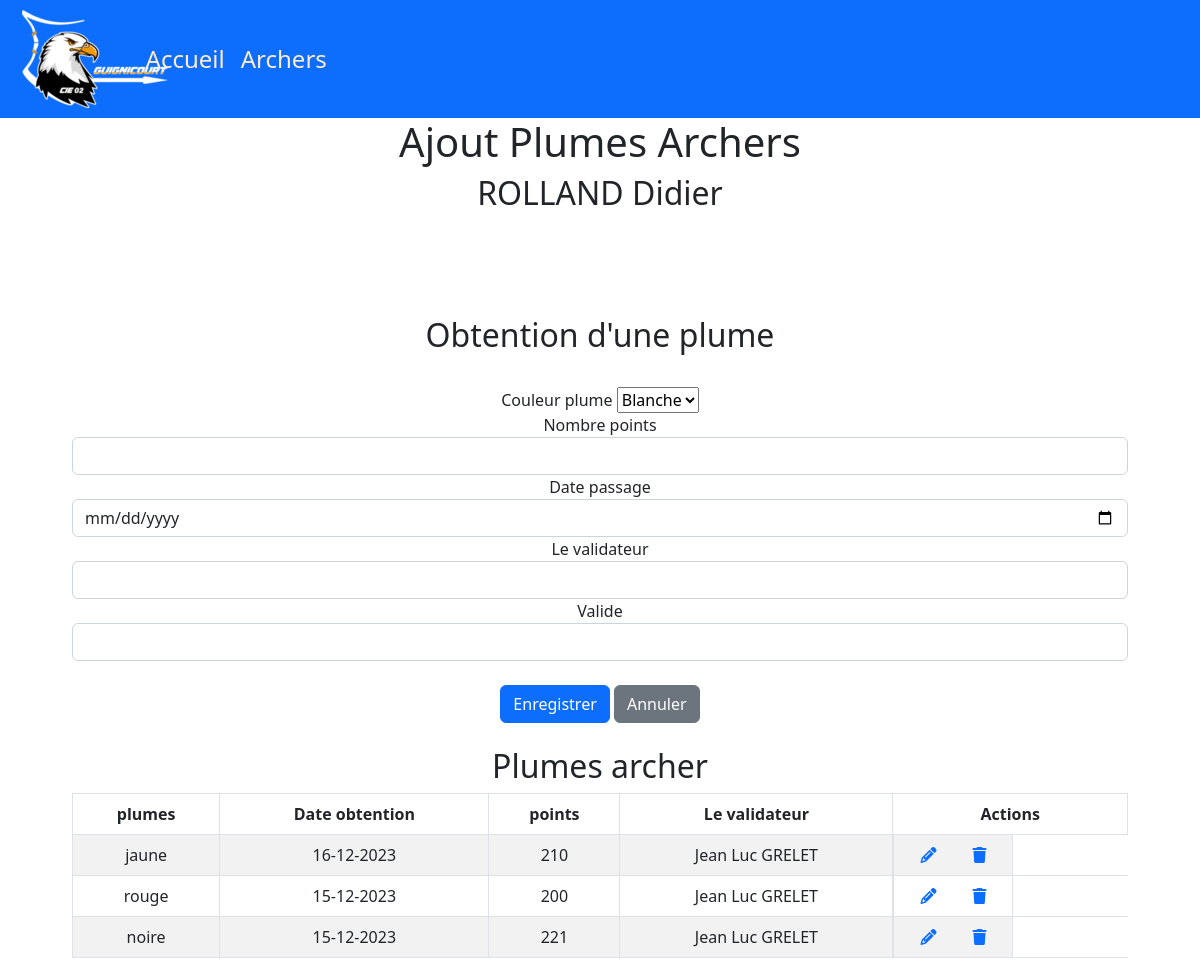
Screenshot of /admin/plumes_admin.php?id=1&nom=rolland&prenom=didier (signed in) with the database file from the repository.
### tables this page shows
CREATE TABLE IF NOT EXISTS `plumes` (
  `id` int UNSIGNED NOT NULL AUTO_INCREMENT,
  `couleur` varchar(50) NOT NULL,
  `point` int NOT NULL,
  `archers_id` int NOT NULL,
  `date` date NOT NULL,
  `valide` int NOT NULL,
  `validateur` varchar(50) NOT NULL,
  PRIMARY KEY (`id`)
);

### admin/plumes_admin.php (the view, shortened to what this page needs)
<?php
$id = $_GET['id'];
$archer = strtoupper($_GET['nom']).' ' .ucwords($_GET['prenom']);
?>
<!DOCTYPE html>
<html lang="en">
<head>
    <?php require_once '../php/menu/head.php' ?>
</head>
<body>
    <?php require_once './menu/menu_admin.php'; ?>
    <h1>Ajout Plumes Archers</h1>
    <h2><?php echo $archer  ?></h2>
    <br><br>
    <div class="wrapper">
        <div class="container-fluid">
            <div class="row">
                <div class="col-md-12">
                    <h2 class="mt-5">Obtention d'une plume</h2><br>
                    <form method="post" enctype="multipart/form-data">
                        <div class="form-group">
                            <label>Couleur plume</label>
                            <select name="couleur" id="couleur">
                                <option value="blanche">Blanche</option>
                            </select>
                        </div>
                        <div class="form-group">
                            <label>Nombre points</label>
                            <input type="number" name="point" class="form-control">
                        </div>
                        <div class="form-group">
                            <label>Date passage </label>
                            <input type="date" name="date" class="form-control">
                        </div>
                        <div class="form-group">
                            <label>Le validateur</label>
                            <input type="text" name="validateur" class="form-control">
                        </div>
                        <div class="form-group">
                            <label>Valide</label>
                            <input type="number" name="valide" class="form-control">
                        </div><br>
                        <input type="submit" name="submit" class="btn btn-primary" value="Enregistrer">
                        <a href="./archers_admin.php" class="btn btn-secondary ml-2">Annuler</a>
                    </form>
                </div>
            </div>
        </div>
    </div>
<br>
    <h2>Plumes archer</h2>
    <div class="wrapper">
        <div class="container-fluid">
            <div class="row">
                <div class="col-md-12">
                    <?php
                    require_once "../php/bdd//config.php";
                    $sql = "SELECT * FROM plumes where archers_id='$id'";
                    if($result = mysqli_query($link, $sql)){
                        if(mysqli_num_rows($result) > 0){
                            echo '<table class="table table-bordered table-striped">';
                                echo "<thead>";
                                    echo "<tr class='text-center'>";
                                        echo "<th>plumes</th>";
                                        echo "<th>Date obtention</th>";
                                        echo "<th>points</th>";
                                        echo "<th>Le validateur</th>";
                                        echo "<th>Actions</th>";
                                    echo "</tr>";
                                echo "</thead>";
                                echo "<tbody>";
                                while($row = mysqli_fetch_array($result)){
                                    echo "<tr class='text-center'>";
                                        echo "<td>" . $row['couleur'] . "</td>";
                                        echo "<td>" . date('d-m-Y', strtotime($row['date'])) . "</td>";
                                        echo "<td>" . $row['point'] . "</td>";
                                        echo "<td>" . $row['validateur'] . "</td>";
                                        echo "<td class='d-flex justify-content-around '>";
                                                echo '<a href="./crud_archers/update.php?id='. $row['id'] .'" class="mr-3" title="mise a jour archer" data-toggle="tooltip"><span class="fas fa-pencil-alt"></span></a>';
                                                echo '<a href="./crud_archers/delete.php?id='. $row['id'] .'" title="supprimer archer" data-toggle="tooltip"><span class="fa fa-trash"></span></a>';
                                            echo "</td>";
                                    echo "</tr>";
                                }
                                echo "</tbody>";
                            echo "</table>";
                        } else{
                            echo '<div class="alert alert-danger"><em>No records were found.</em></div>';
                        }
                    } else{
                        echo "Oops! Something went wrong. Please try again later.";
                    }
                    ?>
                </div>
            </div>
        </div>
    </div>
    </body>
</html>

### php/menu/head.php (shortened to what this page needs)
    <link rel="stylesheet" href="https://cdn.jsdelivr.net/npm/bootstrap@5.2.3/dist/css/bootstrap.min.css"
>
        <link rel="stylesheet" href="https://cdnjs.cloudflare.com/ajax/libs/font-awesome/6.4.2/css/all.min.css" />
    <link rel="stylesheet" href="./css/style.css">
    <link rel="stylesheet" href="./css/carousel2.css">

### admin/menu/menu_admin.php (shortened to what this page needs)
<nav class="navbar navbar-expand-lg bg-primary" data-bs-theme="dark">
    <div class="container-fluid">
        <a class="navbar-brand" href="../index.php"><img src="../img/logo.png" alt=""> </a>
        <div class="collapse navbar-collapse" id="navbarColor01">
            <ul class="navbar-nav me-auto">
                <li class="nav-item">
                    <a class="nav-link" href="./index_admin.php">Accueil
                    </a>
                </li>
                <li class="nav-item">
                    <a class="nav-link" href="./archers_admin.php">Archers
                    </a>
                </li>
            </ul>
        </div>
    </div>
</nav>

### admin/css/style.css (style rules this page uses)
* { padding: 0; margin: 0; box-sizing: border-box; }
nav { padding: 10px !important; }
a.navbar-brand { width: 10% !important; margin: 0 !important; padding: 0 !important; text-align: center; }
.nav-link { color: blanchedalmond !important; }
a.nav-link { font-size: x-large !important; }
body { background-image: url("../img/1920.png"); background-repeat: no-repeat; background-size: cover; }
form { text-align: center; }
h1, h2 { text-align: center; }

### admin/plumes_admin.php (style rules this page uses)
.wrapper { width: 90%; margin: 0 auto; }
table tr td:last-child { width: 120px; }

### rows the page displays
plumes: couleur "jaune", date "16-12-2023", point "210", validateur "Jean Luc GRELET"
plumes: couleur "rouge", date "15-12-2023", point "200", validateur "Jean Luc GRELET"
plumes: couleur "noire", date "15-12-2023", point "221", validateur "Jean Luc GRELET"

### other values shown
$archer "ROLLAND Didier"
